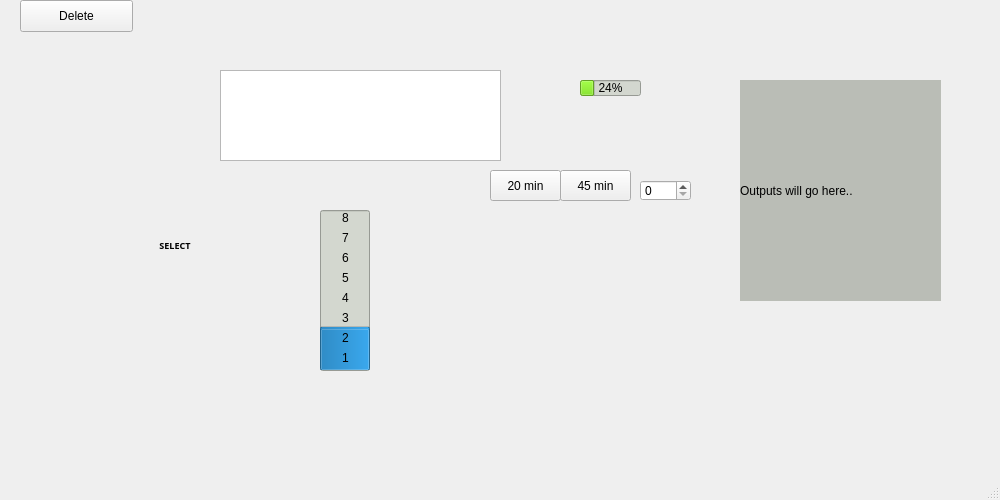
<?xml version="1.0" encoding="UTF-8"?>
<ui version="4.0">
 <class>MainWindow</class>
 <widget class="QMainWindow" name="MainWindow">
  <property name="geometry">
   <rect>
    <x>0</x>
    <y>0</y>
    <width>1000</width>
    <height>500</height>
   </rect>
  </property>
  <property name="windowTitle">
   <string>MainWindow</string>
  </property>
  <property name="windowOpacity">
   <double>1.000000000000000</double>
  </property>
  <widget class="QWidget" name="centralwidget">
   <widget class="QLabel" name="rmb">
    <property name="geometry">
     <rect>
      <x>40</x>
      <y>-20</y>
      <width>711</width>
      <height>431</height>
     </rect>
    </property>
    <property name="font">
     <font>
      <pointsize>7</pointsize>
     </font>
    </property>
    <property name="styleSheet">
     <string notr="true"/>
    </property>
    <property name="text">
     <string/>
    </property>
    <property name="scaledContents">
     <bool>false</bool>
    </property>
   </widget>
   <widget class="QLabel" name="txtConsole">
    <property name="geometry">
     <rect>
      <x>740</x>
      <y>80</y>
      <width>201</width>
      <height>221</height>
     </rect>
    </property>
    <property name="autoFillBackground">
     <bool>false</bool>
    </property>
    <property name="styleSheet">
     <string notr="true">background: rgb(186, 189, 182)</string>
    </property>
    <property name="text">
     <string>Outputs will go here..</string>
    </property>
   </widget>
   <widget class="QPushButton" name="upButton">
    <property name="geometry">
     <rect>
      <x>510</x>
      <y>220</y>
      <width>40</width>
      <height>40</height>
     </rect>
    </property>
    <property name="minimumSize">
     <size>
      <width>40</width>
      <height>40</height>
     </size>
    </property>
    <property name="maximumSize">
     <size>
      <width>40</width>
      <height>40</height>
     </size>
    </property>
    <property name="baseSize">
     <size>
      <width>40</width>
      <height>40</height>
     </size>
    </property>
    <property name="styleSheet">
     <string notr="true">QPushButton {
image: url(:/img/images/up.png);
border-radius: 20px;
}

QPushButton:pressed {
	background-color: #ffd300;
}</string>
    </property>
    <property name="text">
     <string/>
    </property>
   </widget>
   <widget class="QPushButton" name="downButton">
    <property name="geometry">
     <rect>
      <x>510</x>
      <y>280</y>
      <width>40</width>
      <height>40</height>
     </rect>
    </property>
    <property name="minimumSize">
     <size>
      <width>40</width>
      <height>40</height>
     </size>
    </property>
    <property name="maximumSize">
     <size>
      <width>40</width>
      <height>40</height>
     </size>
    </property>
    <property name="baseSize">
     <size>
      <width>40</width>
      <height>40</height>
     </size>
    </property>
    <property name="styleSheet">
     <string notr="true">QPushButton {
image: url(:/img/images/down.png);
border-radius: 20px;
}

QPushButton:pressed {
	background-color: #ffd300;
}</string>
    </property>
    <property name="text">
     <string/>
    </property>
   </widget>
   <widget class="QPushButton" name="powerButton">
    <property name="geometry">
     <rect>
      <x>510</x>
      <y>400</y>
      <width>40</width>
      <height>40</height>
     </rect>
    </property>
    <property name="minimumSize">
     <size>
      <width>40</width>
      <height>40</height>
     </size>
    </property>
    <property name="maximumSize">
     <size>
      <width>40</width>
      <height>40</height>
     </size>
    </property>
    <property name="baseSize">
     <size>
      <width>40</width>
      <height>40</height>
     </size>
    </property>
    <property name="styleSheet">
     <string notr="true">QPushButton {
image: url(:/img/images/power.png);
border-radius: 20px;
}

QPushButton:pressed {
	background-color: #ffd300;
}</string>
    </property>
    <property name="text">
     <string/>
    </property>
   </widget>
   <widget class="QPushButton" name="okButton">
    <property name="geometry">
     <rect>
      <x>150</x>
      <y>280</y>
      <width>40</width>
      <height>40</height>
     </rect>
    </property>
    <property name="minimumSize">
     <size>
      <width>40</width>
      <height>40</height>
     </size>
    </property>
    <property name="maximumSize">
     <size>
      <width>40</width>
      <height>40</height>
     </size>
    </property>
    <property name="baseSize">
     <size>
      <width>40</width>
      <height>40</height>
     </size>
    </property>
    <property name="styleSheet">
     <string notr="true">QPushButton {
image: url(:/img/images/check.png);
border-radius: 20px;
}

QPushButton:pressed {
	background-color: #ffd300;
}</string>
    </property>
    <property name="text">
     <string/>
    </property>
   </widget>
   <widget class="QPushButton" name="selectButton">
    <property name="geometry">
     <rect>
      <x>150</x>
      <y>220</y>
      <width>50</width>
      <height>50</height>
     </rect>
    </property>
    <property name="sizePolicy">
     <sizepolicy hsizetype="Minimum" vsizetype="Fixed">
      <horstretch>40</horstretch>
      <verstretch>40</verstretch>
     </sizepolicy>
    </property>
    <property name="minimumSize">
     <size>
      <width>50</width>
      <height>50</height>
     </size>
    </property>
    <property name="maximumSize">
     <size>
      <width>50</width>
      <height>50</height>
     </size>
    </property>
    <property name="baseSize">
     <size>
      <width>40</width>
      <height>40</height>
     </size>
    </property>
    <property name="font">
     <font>
      <family>Noto Sans Adlam Unjoined</family>
      <pointsize>7</pointsize>
      <weight>75</weight>
      <bold>true</bold>
     </font>
    </property>
    <property name="layoutDirection">
     <enum>Qt::LeftToRight</enum>
    </property>
    <property name="autoFillBackground">
     <bool>false</bool>
    </property>
    <property name="styleSheet">
     <string notr="true">QPushButton {
border-radius: 20px;
image: url(:/img/images/butt.svg);
}

QPushButton:pressed {
	background-color: #ffd300;
}</string>
    </property>
    <property name="text">
     <string>SELECT</string>
    </property>
   </widget>
   <widget class="QListWidget" name="menuWidget">
    <property name="enabled">
     <bool>true</bool>
    </property>
    <property name="geometry">
     <rect>
      <x>220</x>
      <y>70</y>
      <width>281</width>
      <height>91</height>
     </rect>
    </property>
   </widget>
   <widget class="QPushButton" name="alphaButton">
    <property name="geometry">
     <rect>
      <x>240</x>
      <y>170</y>
      <width>25</width>
      <height>25</height>
     </rect>
    </property>
    <property name="minimumSize">
     <size>
      <width>25</width>
      <height>25</height>
     </size>
    </property>
    <property name="maximumSize">
     <size>
      <width>25</width>
      <height>25</height>
     </size>
    </property>
    <property name="baseSize">
     <size>
      <width>40</width>
      <height>40</height>
     </size>
    </property>
    <property name="styleSheet">
     <string notr="true">QPushButton {
image: url(:/img/images/sesh/alpha.png);
border-radius: 10px;
}

QPushButton:pressed {
	background-color: #ffd300;
}</string>
    </property>
    <property name="text">
     <string/>
    </property>
   </widget>
   <widget class="QPushButton" name="betaButton">
    <property name="geometry">
     <rect>
      <x>300</x>
      <y>170</y>
      <width>25</width>
      <height>25</height>
     </rect>
    </property>
    <property name="minimumSize">
     <size>
      <width>25</width>
      <height>25</height>
     </size>
    </property>
    <property name="maximumSize">
     <size>
      <width>25</width>
      <height>25</height>
     </size>
    </property>
    <property name="baseSize">
     <size>
      <width>40</width>
      <height>40</height>
     </size>
    </property>
    <property name="autoFillBackground">
     <bool>false</bool>
    </property>
    <property name="styleSheet">
     <string notr="true">QPushButton {
image: url(:/img/images/sesh/beta1.png);
border-radius: 10px;
}

QPushButton:pressed {
	background-color: #ffd300;
}</string>
    </property>
    <property name="text">
     <string/>
    </property>
   </widget>
   <widget class="QPushButton" name="deltaButton">
    <property name="geometry">
     <rect>
      <x>370</x>
      <y>170</y>
      <width>25</width>
      <height>25</height>
     </rect>
    </property>
    <property name="minimumSize">
     <size>
      <width>25</width>
      <height>25</height>
     </size>
    </property>
    <property name="maximumSize">
     <size>
      <width>25</width>
      <height>25</height>
     </size>
    </property>
    <property name="baseSize">
     <size>
      <width>40</width>
      <height>40</height>
     </size>
    </property>
    <property name="autoFillBackground">
     <bool>false</bool>
    </property>
    <property name="styleSheet">
     <string notr="true">QPushButton {
image: url(:/img/images/sesh/delta.png);
border-radius: 10px;
}

QPushButton:pressed {
	background-color: #ffd300;
}</string>
    </property>
    <property name="text">
     <string/>
    </property>
   </widget>
   <widget class="QPushButton" name="thetaButton">
    <property name="geometry">
     <rect>
      <x>430</x>
      <y>170</y>
      <width>25</width>
      <height>25</height>
     </rect>
    </property>
    <property name="minimumSize">
     <size>
      <width>25</width>
      <height>25</height>
     </size>
    </property>
    <property name="maximumSize">
     <size>
      <width>25</width>
      <height>25</height>
     </size>
    </property>
    <property name="baseSize">
     <size>
      <width>40</width>
      <height>40</height>
     </size>
    </property>
    <property name="styleSheet">
     <string notr="true">QPushButton {
image: url(:/img/images/sesh/theta.png);
border-radius: 10px;
}

QPushButton:pressed {
	background-color: #ffd300;
}</string>
    </property>
    <property name="text">
     <string/>
    </property>
   </widget>
   <widget class="QLabel" name="CES">
    <property name="geometry">
     <rect>
      <x>100</x>
      <y>300</y>
      <width>25</width>
      <height>25</height>
     </rect>
    </property>
    <property name="sizePolicy">
     <sizepolicy hsizetype="Preferred" vsizetype="Preferred">
      <horstretch>25</horstretch>
      <verstretch>25</verstretch>
     </sizepolicy>
    </property>
    <property name="minimumSize">
     <size>
      <width>25</width>
      <height>25</height>
     </size>
    </property>
    <property name="maximumSize">
     <size>
      <width>25</width>
      <height>25</height>
     </size>
    </property>
    <property name="baseSize">
     <size>
      <width>25</width>
      <height>25</height>
     </size>
    </property>
    <property name="styleSheet">
     <string notr="true">QLabel {
image: url(:/img/images/CESoutput.png);
border-radius: 20px;
}</string>
    </property>
    <property name="text">
     <string/>
    </property>
   </widget>
   <widget class="QLabel" name="audio">
    <property name="geometry">
     <rect>
      <x>100</x>
      <y>100</y>
      <width>25</width>
      <height>25</height>
     </rect>
    </property>
    <property name="sizePolicy">
     <sizepolicy hsizetype="Preferred" vsizetype="Preferred">
      <horstretch>25</horstretch>
      <verstretch>25</verstretch>
     </sizepolicy>
    </property>
    <property name="minimumSize">
     <size>
      <width>25</width>
      <height>25</height>
     </size>
    </property>
    <property name="maximumSize">
     <size>
      <width>25</width>
      <height>25</height>
     </size>
    </property>
    <property name="baseSize">
     <size>
      <width>25</width>
      <height>25</height>
     </size>
    </property>
    <property name="styleSheet">
     <string notr="true">QLabel {
image: url(:/img/images/audoutput.png);
border-radius: 20px;
}</string>
    </property>
    <property name="text">
     <string/>
    </property>
   </widget>
   <widget class="QLabel" name="right">
    <property name="geometry">
     <rect>
      <x>610</x>
      <y>130</y>
      <width>25</width>
      <height>25</height>
     </rect>
    </property>
    <property name="sizePolicy">
     <sizepolicy hsizetype="Preferred" vsizetype="Preferred">
      <horstretch>25</horstretch>
      <verstretch>25</verstretch>
     </sizepolicy>
    </property>
    <property name="minimumSize">
     <size>
      <width>25</width>
      <height>25</height>
     </size>
    </property>
    <property name="maximumSize">
     <size>
      <width>25</width>
      <height>25</height>
     </size>
    </property>
    <property name="baseSize">
     <size>
      <width>25</width>
      <height>25</height>
     </size>
    </property>
    <property name="styleSheet">
     <string notr="true">QLabel {
image: url(:/img/images/right-CES.png);
border-radius: 20px;
}</string>
    </property>
    <property name="text">
     <string/>
    </property>
   </widget>
   <widget class="QLabel" name="left">
    <property name="geometry">
     <rect>
      <x>580</x>
      <y>130</y>
      <width>25</width>
      <height>25</height>
     </rect>
    </property>
    <property name="sizePolicy">
     <sizepolicy hsizetype="Preferred" vsizetype="Preferred">
      <horstretch>25</horstretch>
      <verstretch>25</verstretch>
     </sizepolicy>
    </property>
    <property name="minimumSize">
     <size>
      <width>25</width>
      <height>25</height>
     </size>
    </property>
    <property name="maximumSize">
     <size>
      <width>25</width>
      <height>25</height>
     </size>
    </property>
    <property name="baseSize">
     <size>
      <width>25</width>
      <height>25</height>
     </size>
    </property>
    <property name="styleSheet">
     <string notr="true">QLabel {
image: url(:/img/images/left-CES.png);
border-radius: 20px;
}</string>
    </property>
    <property name="text">
     <string/>
    </property>
   </widget>
   <widget class="QLabel" name="duty">
    <property name="geometry">
     <rect>
      <x>610</x>
      <y>100</y>
      <width>25</width>
      <height>25</height>
     </rect>
    </property>
    <property name="sizePolicy">
     <sizepolicy hsizetype="Preferred" vsizetype="Preferred">
      <horstretch>25</horstretch>
      <verstretch>25</verstretch>
     </sizepolicy>
    </property>
    <property name="minimumSize">
     <size>
      <width>25</width>
      <height>25</height>
     </size>
    </property>
    <property name="maximumSize">
     <size>
      <width>25</width>
      <height>25</height>
     </size>
    </property>
    <property name="baseSize">
     <size>
      <width>25</width>
      <height>25</height>
     </size>
    </property>
    <property name="styleSheet">
     <string notr="true">QLabel {
image: url(:/img/images/duty-cycle.png);
border-radius: 20px;
}</string>
    </property>
    <property name="text">
     <string/>
    </property>
   </widget>
   <widget class="QLabel" name="short_2">
    <property name="geometry">
     <rect>
      <x>580</x>
      <y>100</y>
      <width>25</width>
      <height>25</height>
     </rect>
    </property>
    <property name="sizePolicy">
     <sizepolicy hsizetype="Preferred" vsizetype="Preferred">
      <horstretch>25</horstretch>
      <verstretch>25</verstretch>
     </sizepolicy>
    </property>
    <property name="minimumSize">
     <size>
      <width>25</width>
      <height>25</height>
     </size>
    </property>
    <property name="maximumSize">
     <size>
      <width>25</width>
      <height>25</height>
     </size>
    </property>
    <property name="baseSize">
     <size>
      <width>25</width>
      <height>25</height>
     </size>
    </property>
    <property name="styleSheet">
     <string notr="true">QLabel {
image: url(:/img/images/short-pulse.png);
border-radius: 20px;
}</string>
    </property>
    <property name="text">
     <string/>
    </property>
   </widget>
   <widget class="QLabel" name="label">
    <property name="geometry">
     <rect>
      <x>320</x>
      <y>350</y>
      <width>51</width>
      <height>16</height>
     </rect>
    </property>
    <property name="layoutDirection">
     <enum>Qt::LeftToRight</enum>
    </property>
    <property name="styleSheet">
     <string notr="true"/>
    </property>
    <property name="text">
     <string>1</string>
    </property>
    <property name="alignment">
     <set>Qt::AlignCenter</set>
    </property>
   </widget>
   <widget class="QProgressBar" name="progressBar">
    <property name="geometry">
     <rect>
      <x>320</x>
      <y>210</y>
      <width>50</width>
      <height>161</height>
     </rect>
    </property>
    <property name="styleSheet">
     <string notr="true">background-color: rgb(211, 215, 207);</string>
    </property>
    <property name="maximum">
     <number>8</number>
    </property>
    <property name="value">
     <number>2</number>
    </property>
    <property name="alignment">
     <set>Qt::AlignCenter</set>
    </property>
    <property name="textVisible">
     <bool>true</bool>
    </property>
    <property name="orientation">
     <enum>Qt::Vertical</enum>
    </property>
   </widget>
   <widget class="QProgressBar" name="BatteryBar">
    <property name="geometry">
     <rect>
      <x>580</x>
      <y>80</y>
      <width>61</width>
      <height>16</height>
     </rect>
    </property>
    <property name="styleSheet">
     <string notr="true">selection-background-color: rgb(138, 226, 52);
background-color: rgb(211, 215, 207);</string>
    </property>
    <property name="value">
     <number>24</number>
    </property>
   </widget>
   <widget class="QLabel" name="label_2">
    <property name="geometry">
     <rect>
      <x>320</x>
      <y>330</y>
      <width>51</width>
      <height>16</height>
     </rect>
    </property>
    <property name="layoutDirection">
     <enum>Qt::LeftToRight</enum>
    </property>
    <property name="styleSheet">
     <string notr="true"/>
    </property>
    <property name="text">
     <string>2</string>
    </property>
    <property name="alignment">
     <set>Qt::AlignCenter</set>
    </property>
   </widget>
   <widget class="QLabel" name="label_3">
    <property name="geometry">
     <rect>
      <x>320</x>
      <y>310</y>
      <width>51</width>
      <height>16</height>
     </rect>
    </property>
    <property name="layoutDirection">
     <enum>Qt::LeftToRight</enum>
    </property>
    <property name="styleSheet">
     <string notr="true"/>
    </property>
    <property name="text">
     <string>3</string>
    </property>
    <property name="alignment">
     <set>Qt::AlignCenter</set>
    </property>
   </widget>
   <widget class="QLabel" name="label_4">
    <property name="geometry">
     <rect>
      <x>320</x>
      <y>290</y>
      <width>51</width>
      <height>16</height>
     </rect>
    </property>
    <property name="layoutDirection">
     <enum>Qt::LeftToRight</enum>
    </property>
    <property name="styleSheet">
     <string notr="true"/>
    </property>
    <property name="text">
     <string>4</string>
    </property>
    <property name="alignment">
     <set>Qt::AlignCenter</set>
    </property>
   </widget>
   <widget class="QLabel" name="label_5">
    <property name="geometry">
     <rect>
      <x>320</x>
      <y>270</y>
      <width>51</width>
      <height>16</height>
     </rect>
    </property>
    <property name="layoutDirection">
     <enum>Qt::LeftToRight</enum>
    </property>
    <property name="styleSheet">
     <string notr="true"/>
    </property>
    <property name="text">
     <string>5</string>
    </property>
    <property name="alignment">
     <set>Qt::AlignCenter</set>
    </property>
   </widget>
   <widget class="QLabel" name="label_6">
    <property name="geometry">
     <rect>
      <x>320</x>
      <y>250</y>
      <width>51</width>
      <height>16</height>
     </rect>
    </property>
    <property name="layoutDirection">
     <enum>Qt::LeftToRight</enum>
    </property>
    <property name="styleSheet">
     <string notr="true"/>
    </property>
    <property name="text">
     <string>6</string>
    </property>
    <property name="alignment">
     <set>Qt::AlignCenter</set>
    </property>
   </widget>
   <widget class="QLabel" name="label_7">
    <property name="geometry">
     <rect>
      <x>320</x>
      <y>230</y>
      <width>51</width>
      <height>16</height>
     </rect>
    </property>
    <property name="layoutDirection">
     <enum>Qt::LeftToRight</enum>
    </property>
    <property name="styleSheet">
     <string notr="true"/>
    </property>
    <property name="text">
     <string>7</string>
    </property>
    <property name="alignment">
     <set>Qt::AlignCenter</set>
    </property>
   </widget>
   <widget class="QLabel" name="label_8">
    <property name="geometry">
     <rect>
      <x>320</x>
      <y>210</y>
      <width>51</width>
      <height>16</height>
     </rect>
    </property>
    <property name="layoutDirection">
     <enum>Qt::LeftToRight</enum>
    </property>
    <property name="styleSheet">
     <string notr="true"/>
    </property>
    <property name="text">
     <string>8</string>
    </property>
    <property name="alignment">
     <set>Qt::AlignCenter</set>
    </property>
   </widget>
   <widget class="QPushButton" name="pushButton">
    <property name="geometry">
     <rect>
      <x>490</x>
      <y>170</y>
      <width>71</width>
      <height>31</height>
     </rect>
    </property>
    <property name="text">
     <string>20 min</string>
    </property>
   </widget>
   <widget class="QPushButton" name="pushButton_2">
    <property name="geometry">
     <rect>
      <x>560</x>
      <y>170</y>
      <width>71</width>
      <height>31</height>
     </rect>
    </property>
    <property name="text">
     <string>45 min</string>
    </property>
   </widget>
   <widget class="QSpinBox" name="spinBox">
    <property name="geometry">
     <rect>
      <x>640</x>
      <y>180</y>
      <width>51</width>
      <height>21</height>
     </rect>
    </property>
   </widget>
   <widget class="QPushButton" name="deleteButton">
    <property name="geometry">
     <rect>
      <x>20</x>
      <y>0</y>
      <width>113</width>
      <height>32</height>
     </rect>
    </property>
    <property name="text">
     <string>Delete</string>
    </property>
   </widget>
   <zorder>rmb</zorder>
   <zorder>menuWidget</zorder>
   <zorder>txtConsole</zorder>
   <zorder>upButton</zorder>
   <zorder>downButton</zorder>
   <zorder>powerButton</zorder>
   <zorder>betaButton</zorder>
   <zorder>deltaButton</zorder>
   <zorder>thetaButton</zorder>
   <zorder>CES</zorder>
   <zorder>audio</zorder>
   <zorder>right</zorder>
   <zorder>left</zorder>
   <zorder>duty</zorder>
   <zorder>short_2</zorder>
   <zorder>progressBar</zorder>
   <zorder>BatteryBar</zorder>
   <zorder>label</zorder>
   <zorder>label_2</zorder>
   <zorder>label_3</zorder>
   <zorder>label_4</zorder>
   <zorder>label_5</zorder>
   <zorder>label_6</zorder>
   <zorder>label_7</zorder>
   <zorder>label_8</zorder>
   <zorder>selectButton</zorder>
   <zorder>okButton</zorder>
   <zorder>alphaButton</zorder>
   <zorder>pushButton</zorder>
   <zorder>pushButton_2</zorder>
   <zorder>spinBox</zorder>
   <zorder>deleteButton</zorder>
  </widget>
  <widget class="QMenuBar" name="menubar">
   <property name="geometry">
    <rect>
     <x>0</x>
     <y>0</y>
     <width>1000</width>
     <height>22</height>
    </rect>
   </property>
  </widget>
  <widget class="QStatusBar" name="statusbar"/>
 </widget>
 <resources/>
 <connections/>
</ui>
